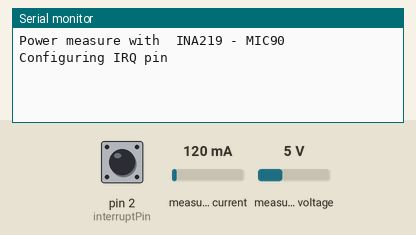
A sketch run on a simulated Arduino Leonardo, built with avr-gcc and run on an emulated ATmega32U4. Parts: the last lines printed to the serial monitor. Inputs (shaded band) come from the test bench; at power-on: pin 2 (interruptPin) HIGH, measured current 120 mA, measured voltage 5 V.

Above: at 1.2 s.
1.3 s: pin 2 (interruptPin) pulled LOW for 0.15 s
At 2.0 s:
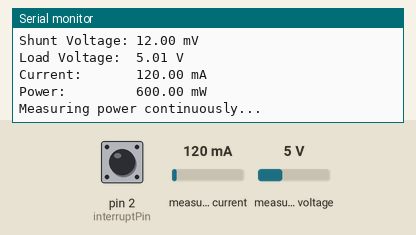
2.9 s: pin 2 (interruptPin) pulled LOW for 1 s
At 3.9 s:
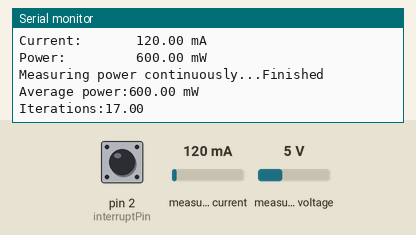

Measured:
- after the input at 1.3 s, the serial monitor: prints a new line at once (image 1)
- after the input at 2.9 s, the serial monitor: prints a new line after 0.06 s (image 2)

The sketch:

meas_power_rpi.ino
```cpp
#include <Wire.h>
#include <Adafruit_INA219.h>

Adafruit_INA219 ina219;
const byte interruptPin = 2;
volatile byte start_measuring = LOW;

void setup(void)
{
  Serial.begin(115200);
  while (!Serial) {
      // will pause Zero, Leonardo, etc until serial console opens
      delay(1);
  }

  uint32_t currentFrequency;
  if (! ina219.begin()) {
    Serial.println("Failed to find INA219 chip");
    while (1) { delay(10); }
  }

  Serial.println("Power measure with  INA219 - MIC90");
  Serial.println("Configuring IRQ pin");
  pinMode(interruptPin, INPUT_PULLUP);
  attachInterrupt(digitalPinToInterrupt(interruptPin), irq_f, FALLING);
}

void irq_f(void){
  start_measuring = !start_measuring;
}

void start_meas(void){
  float shuntvoltage = 0;
  float busvoltage = 0;
  float current_mA = 0;
  float loadvoltage = 0;
  float power_mW = 0;
  float iter = 1;

  shuntvoltage = ina219.getShuntVoltage_mV();
  busvoltage = ina219.getBusVoltage_V();
  current_mA = ina219.getCurrent_mA();
  power_mW = ina219.getPower_mW();
  loadvoltage = busvoltage + (shuntvoltage / 1000);

  Serial.print("Bus Voltage:   "); Serial.print(busvoltage); Serial.println(" V");
  Serial.print("Shunt Voltage: "); Serial.print(shuntvoltage); Serial.println(" mV");
  Serial.print("Load Voltage:  "); Serial.print(loadvoltage); Serial.println(" V");
  Serial.print("Current:       "); Serial.print(current_mA); Serial.println(" mA");
  Serial.print("Power:         "); Serial.print(power_mW); Serial.println(" mW");

  Serial.print("Measuring power continuously...");
  while(start_measuring == HIGH){
    power_mW += ina219.getPower_mW();
    iter++;
    delay(100);
  }
  Serial.println("Finished");

  Serial.print("Average power:"); Serial.print(power_mW/iter); Serial.println(" mW");
  Serial.print("Iterations:"); Serial.println(iter);
}

void loop(void)
{
  if (start_measuring == HIGH){
    start_meas();
  }
}
```
